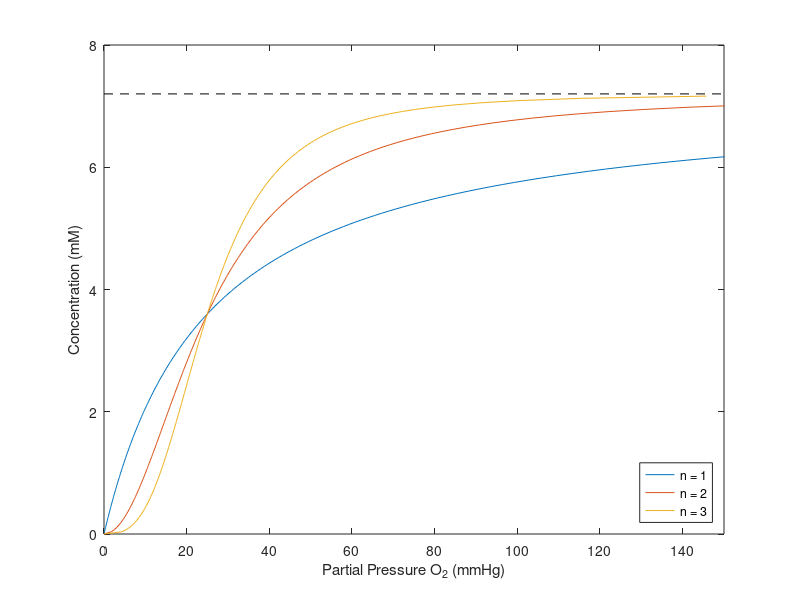
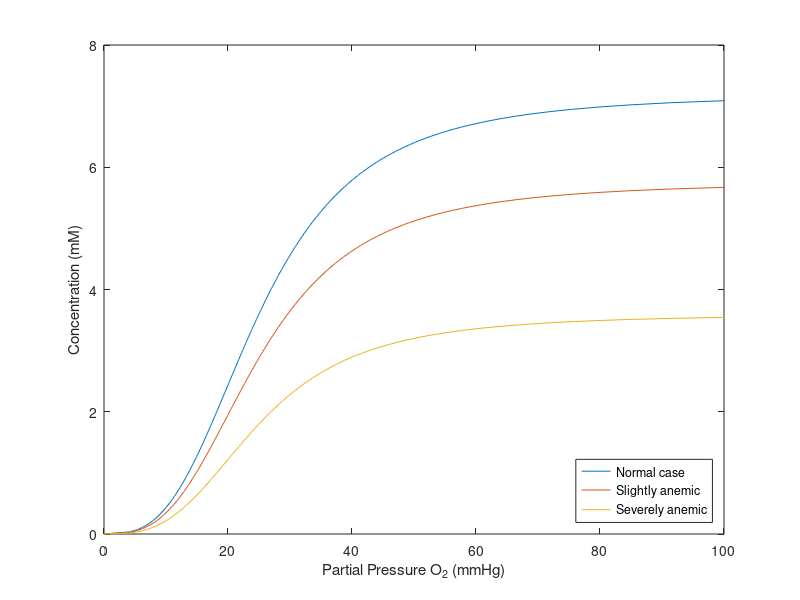

Write MATLAB code to recreate these figures, in order.
%%% Solves and plots the Hill equation for a healthy human
%%% and then iterates for anemic cases


%% Constants
P_star = 25;
c_star = 7.2;

c = linspace(0,c_star,200);

%% Solve the equation
for i = 1:length(c)
    
    P1(i) = P_star*((c(i)/(c_star - c(i))).^(1/1));
    P2(i) = P_star*((c(i)/(c_star - c(i))).^(1/2));
    P3(i) = P_star*((c(i)/(c_star - c(i))).^(1/3));
    
end

%% Plot it
close all

figure
hold on
box on
plot(P1,c)
plot(P2,c)
plot(P3,c)

line([0 150],[7.2 7.2],'LineStyle','--','Color','k')


axis([0 150 0 8])

xlabel('Partial Pressure O_2 (mmHg)')
ylabel('Concentration (mM)')

hold off

legend('n = 1','n = 2','n = 3','Location','SouthEast')


%% Now do this for varying degrees of anemia


c_star_a = 0.8 * c_star;
c_a = linspace(0,c_star_a,200);
c_star_s = 0.5 * c_star;
c_s = linspace(0,c_star_s,200);



for i = 1:length(c_a)
    
    P_a(i) = P_star*((c_a(i)/(c_star_a - c_a(i))).^(1/3));
    P_s(i) = P_star*((c_s(i)/(c_star_s - c_s(i))).^(1/3));

end


figure
hold on
box on
plot(P3,c)
plot(P_a,c_a)
plot(P_s,c_s)


axis([0 100 0 8])

xlabel('Partial Pressure O_2 (mmHg)')
ylabel('Concentration (mM)')

hold off

legend('Normal case','Slightly anemic','Severely anemic','Location','SouthEast')





